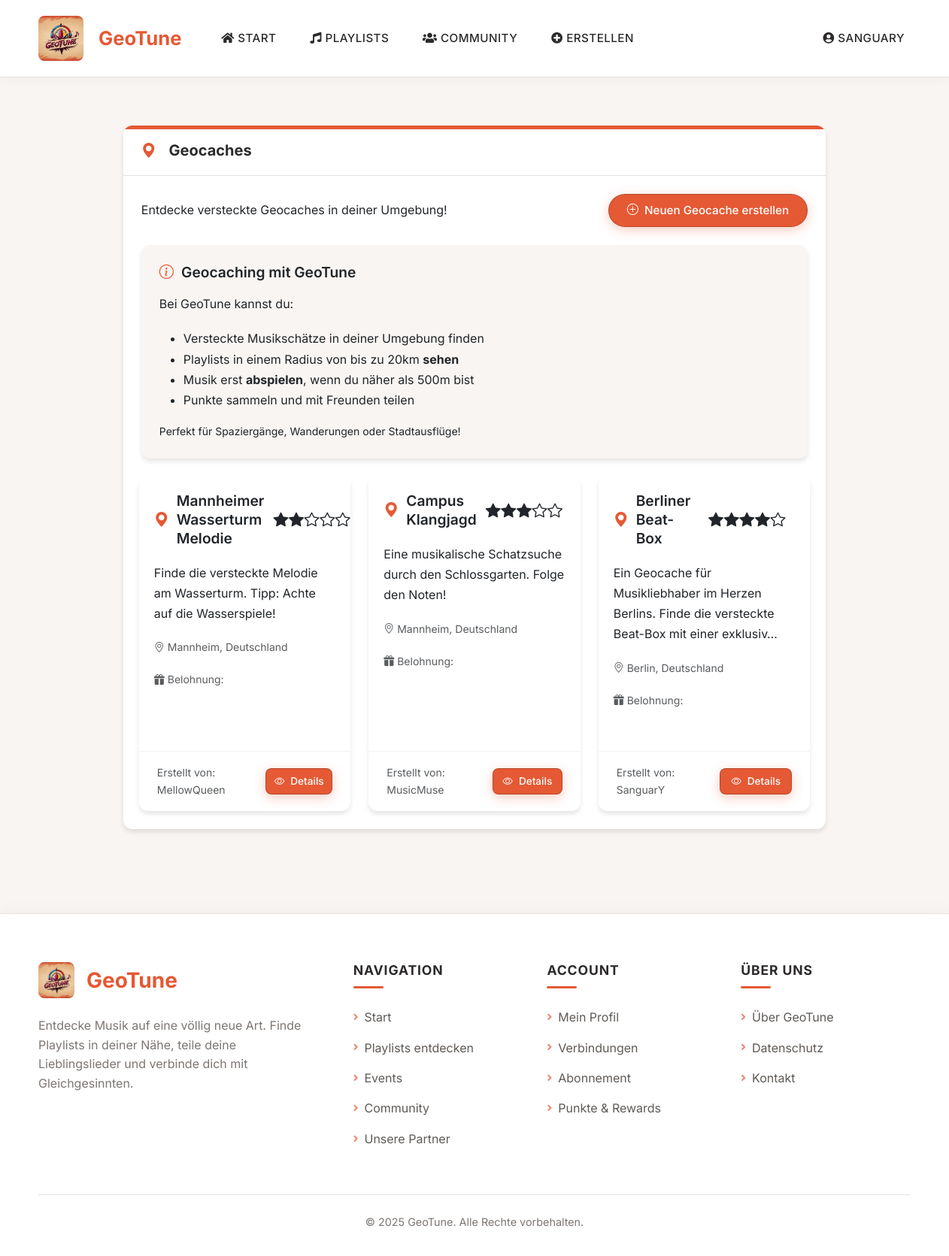
The page /geocaches/ (signed in) on the database its author committed.
### geotune/models.py (models this page shows, shortened)
class Nutzer(AbstractUser):
    bio = models.TextField(blank=True)
    profilbild = models.ImageField(upload_to='profile_pics/', blank=True, null=True)
    premium_status = models.BooleanField(default=False)

class Geocache(models.Model):
    SCHWIERIGKEITEN = [
        (1, 'Sehr einfach'),
        (2, 'Einfach'),
        (3, 'Mittel'),
        (4, 'Schwer'),
        (5, 'Sehr schwer')
    ]
    name = models.CharField(max_length=100)
    beschreibung = models.TextField()
    koordinaten = models.ForeignKey(Standort, on_delete=models.CASCADE, related_name='geocaches')
    schwierigkeit = models.IntegerField(choices=SCHWIERIGKEITEN, default=3)
    belohnung = models.CharField(max_length=255, blank=True)
    erstellt_von = models.ForeignKey(Nutzer, on_delete=models.CASCADE, related_name='erstellte_geocaches')
    finder = models.ManyToManyField(Nutzer, through='GeocacheFund', related_name='gefundene_geocaches')

class Standort(models.Model):
    breitengrad = models.FloatField()
    laengengrad = models.FloatField()
    adresse = models.CharField(max_length=255, blank=True)
    stadt = models.CharField(max_length=100, blank=True)
    land = models.CharField(max_length=100, blank=True)
    beschreibung = models.TextField(blank=True)

### geotune/views.py (the view)
# urls.py: path('geocaches/', views.geocache_liste, name='geocache_liste'),
@login_required
def geocache_liste(request):
    try:
        geocaches = Geocache.objects.all().select_related('koordinaten', 'erstellt_von')
        try:
            gefundene_ids = GeocacheFund.objects.filter(nutzer=request.user).values_list('geocache_id', flat=True)
            gefundene_ids = list(gefundene_ids)
        except Exception as e:
            logger = logging.getLogger(__name__)
            logger.error(f"Error getting geocache finds: {str(e)}")
            gefundene_ids = []
    except Exception as e:
        logger = logging.getLogger(__name__)
        logger.error(f"Error accessing Geocache table: {str(e)}")
        geocaches = []
        gefundene_ids = []
    return render(request, 'geotune/geocache_liste.html', {
        'geocaches': geocaches,
        'gefundene_ids': gefundene_ids
    })

### geotune/context_processors.py (called while the page is built)
def verbindungsanfragen(request):
    anzahl = 0
    if request.user.is_authenticated:
        anzahl = request.user.erhaltene_verbindungen.filter(status='angefragt').count()
    return {'anzahl_verbindungsanfragen': anzahl}

### geotune/templates/geotune/geocache_liste.html (shortened to what this page needs)
{% extends 'geotune/base.html' %}
{% load static %}
{% block content %}
<div class="container mt-4">
    <div class="row">
        <div class="col-lg-10 mx-auto">
            <div class="card mb-4">
                <div class="custom-card-header">
                    <h5 class="mb-0"><i class="bi bi-geo-alt-fill"></i> Geocaches</h5>
                </div>
                <div class="card-body">
                    <div class="d-flex justify-content-between align-items-center mb-4">
                        <p class="mb-0">Entdecke versteckte Geocaches in deiner Umgebung!</p>
                        <a href="{% url 'geocache_erstellen' %}" class="btn btn-primary">
                            <i class="bi bi-plus-circle"></i> Neuen Geocache erstellen
                        </a>
                    </div>
                    <div class="card bg-light mb-4">
                        <div class="card-body">
                            <h5 class="card-title"><i class="bi bi-info-circle text-primary"></i> Geocaching mit GeoTune</h5>
                            <p class="card-text">Bei GeoTune kannst du:</p>
                            <ul>
                                <li>Versteckte Musikschätze in deiner Umgebung finden</li>
                                <li>Playlists in einem Radius von bis zu 20km <strong>sehen</strong></li>
                                <li>Musik erst <strong>abspielen</strong>, wenn du näher als 500m bist</li>
                                <li>Punkte sammeln und mit Freunden teilen</li>
                            </ul>
                            <p class="card-text small">Perfekt für Spaziergänge, Wanderungen oder Stadtausflüge!</p>
                        </div>
                    </div>
                    {% if geocaches|default:False and geocaches|length > 0 %}
                        <div class="row">
                            {% for geocache in geocaches %}
                            <div class="col-md-6 col-lg-4">
                                <div class="card geocache-card h-100 {% if geocache.id in gefundene_ids %}found{% endif %}">
                                    <div class="card-header d-flex justify-content-between align-items-center">
                                        <h5 class="card-title mb-0">
                                            <i class="bi bi-geo-alt-fill text-primary"></i>
                                            {{ geocache.name }}
                                        </h5>
                                        <span class="badge bg-{{ geocache.schwierigkeit|stringformat:'d'|add:'-schwierigkeit' }}">
                                            {% for i in "12345"|make_list %}{% if forloop.counter <= geocache.schwierigkeit %}<i class="bi bi-star-fill text-dark"></i>{% else %}<i class="bi bi-star text-dark"></i>{% endif %}{% endfor %}
                                        </span>
                                    </div>
                                    <div class="card-body">
                                        <p class="card-text">{{ geocache.beschreibung|truncatechars:100 }}</p>
                                        <p class="small text-muted">
                                            <i class="bi bi-geo-alt"></i> {{ geocache.koordinaten.stadt }}, {{ geocache.koordinaten.land }}
                                        </p>
                                        <p class="small text-muted">
                                            <i class="bi bi-gift-fill"></i> Belohnung: {{ geocache.belohnung }}
                                        </p>
                                    </div>
                                    <div class="card-footer d-flex justify-content-between align-items-center">
                                        <small class="text-muted">
                                            Erstellt von: {{ geocache.erstellt_von.username }}
                                        </small>
                                        <a href="{% url 'geocache_detail' geocache_id=geocache.id %}" class="btn btn-sm btn-primary">
                                            <i class="bi bi-eye"></i> Details
                                        </a>
                                    </div>
                                </div>
                            </div>
                            {% endfor %}
                        </div>
                    {% endif %}
                </div>
            </div>
        </div>
    </div>
</div>
{% endblock %}

### geotune/templates/geotune/base.html (shortened to what this page needs)
<!DOCTYPE html>
<html lang="de">
<head>
    <link href="https://cdn.jsdelivr.net/npm/bootstrap@5.3.2/dist/css/bootstrap.min.css" rel="stylesheet">
    <link rel="stylesheet" href="https://cdn.jsdelivr.net/npm/bootstrap-icons@1.11.1/font/bootstrap-icons.css">
    <link rel="stylesheet" href="https://cdnjs.cloudflare.com/ajax/libs/font-awesome/5.15.4/css/all.min.css">
    {% load static %}
    <link rel="stylesheet" href="{% static 'geotune/css/style.css' %}">
    <link rel="stylesheet" href="https://unpkg.com/leaflet@1.7.1/dist/leaflet.css">
</head>
<body>
    <nav class="navbar navbar-expand-lg">
        <div class="container">
            <a class="navbar-brand" href="{% url 'index' %}">
                {% load static %}
                <div class="d-flex align-items-center">
                    <img src="{% static 'media/GeoTune_Logo.jpg' %}" alt="GeoTune Logo" class="navbar-logo">
                    <span class="ms-2">GeoTune</span>
                </div>
            </a>
            <div class="collapse navbar-collapse" id="navbarNav">
                <ul class="navbar-nav me-auto">
                    <li class="nav-item">
                        <a class="nav-link" href="{% url 'index' %}">
                            <i class="fas fa-home"></i> Start
                        </a>
                    </li>
                    {% if user.is_authenticated %}
                        <li class="nav-item dropdown">
                            <a class="nav-link" href="#" id="playlistsDropdown" role="button"
                               data-bs-toggle="dropdown" aria-expanded="false">
                                <i class="fas fa-music"></i> Playlists
                            </a>
                        </li>
                        <li class="nav-item dropdown">
                            <a class="nav-link" href="#" id="communityDropdown" role="button"
                               data-bs-toggle="dropdown" aria-expanded="false">
                                <i class="fas fa-users"></i> Community
                            </a>
                        </li>
                        <li class="nav-item dropdown">
                            <a class="nav-link" href="#" id="navbarDropdown" role="button"
                               data-bs-toggle="dropdown" aria-expanded="false">
                                <i class="fas fa-plus-circle"></i> Erstellen
                            </a>
                        </li>
                    {% endif %}
                </ul>
                <ul class="navbar-nav">
                    {% if user.is_authenticated %}
                        <li class="nav-item dropdown">
                            <a class="nav-link" href="#" id="userDropdown" role="button"
                               data-bs-toggle="dropdown" aria-expanded="false">
                                <i class="fas fa-user-circle"></i> {{ user.username }}
                            </a>
                        </li>
                    {% endif %}
                </ul>
            </div>
        </div>
    </nav>
    <main class="container py-4">
        {% block content %}{% endblock %}
    </main>
    <footer class="footer">
        <div class="container">
            <div class="footer-container">
                <div class="footer-brand">
                    <div class="footer-logo">
                        <img src="{% static 'media/GeoTune_Logo.jpg' %}" alt="GeoTune Logo">
                        <h3>GeoTune</h3>
                    </div>
                    <p class="footer-description">
                        Entdecke Musik auf eine völlig neue Art. Finde Playlists in deiner Nähe, teile deine Lieblingslieder und verbinde dich mit Gleichgesinnten.
                    </p>
                </div>
                <div class="footer-columns">
                    <div class="footer-column">
                        <h5 class="footer-title">Navigation</h5>
                        <ul class="footer-links">
                            <li><a href="{% url 'index' %}"><i class="fas fa-angle-right"></i> Start</a></li>
                            {% if user.is_authenticated %}
                                <li><a href="{% url 'playlists_in_der_naehe' %}"><i class="fas fa-angle-right"></i> Playlists entdecken</a></li>
                                <li><a href="{% url 'events' %}"><i class="fas fa-angle-right"></i> Events</a></li>
                                <li><a href="{% url 'nutzer_empfehlungen' %}"><i class="fas fa-angle-right"></i> Community</a></li>
                                <li><a href="{% url 'partner' %}"><i class="fas fa-angle-right"></i> Unsere Partner</a></li>
                            {% endif %}
                        </ul>
                    </div>
                    <div class="footer-column">
                        <h5 class="footer-title">Account</h5>
                        <ul class="footer-links">
                            {% if user.is_authenticated %}
                                <li><a href="{% url 'nutzerprofil' %}"><i class="fas fa-angle-right"></i> Mein Profil</a></li>
                                <li><a href="{% url 'verbindungen' %}"><i class="fas fa-angle-right"></i> Verbindungen</a></li>
                                <li><a href="{% url 'abonnement_verwalten' %}"><i class="fas fa-angle-right"></i> Abonnement</a></li>
                                <li><a href="{% url 'gamification' %}"><i class="fas fa-angle-right"></i> Punkte & Rewards</a></li>
                            {% else %}
                                <li><a href="{% url 'login' %}"><i class="fas fa-angle-right"></i> Anmelden</a></li>
                                <li><a href="{% url 'register' %}"><i class="fas fa-angle-right"></i> Registrieren</a></li>
                            {% endif %}
                        </ul>
                    </div>
                    <div class="footer-column">
                        <h5 class="footer-title">Über uns</h5>
                        <ul class="footer-links">
                            <li><a href="{% url 'ueber_uns' %}"><i class="fas fa-angle-right"></i> Über GeoTune</a></li>
                            <li><a href="{% url 'datenschutz' %}"><i class="fas fa-angle-right"></i> Datenschutz</a></li>
                            <li><a href="{% url 'kontakt' %}"><i class="fas fa-angle-right"></i> Kontakt</a></li>
                        </ul>
                    </div>
                </div>
            </div>
            <div class="footer-bottom text-center">
                <p>&copy; 2025 GeoTune. Alle Rechte vorbehalten.</p>
            </div>
        </div>
    </footer>
</body>
</html>

### geotune/templates/geotune/geocache_liste.html (style rules this page uses)
.custom-card-header { position: relative; padding: 1.25rem 1.5rem; display: flex; align-items: center; border-bottom: 1px solid var(--gray-200); font-weight: 600; }
.custom-card-header::before { content: ''; position: absolute; top: 0; left: 0; width: 100%; height: 5px; background-color: var(--primary); }
.custom-card-header h5 { margin-bottom: 0; color: var(--dark); }
.custom-card-header i { margin-right: 0.75rem; color: var(--primary); }
.badge.bg-2-schwierigkeit { color: #212529; }
.badge.bg-3-schwierigkeit { color: #212529; }
.badge.bg-4-schwierigkeit { color: #212529; }
.geocache-card { transition: transform 0.2s, box-shadow 0.2s; margin-bottom: 1.5rem; }
.geocache-card .card-header { border-bottom: none; padding: 1.25rem 1.25rem 0.5rem; }
.geocache-card .card-body { padding: 0.75rem 1.25rem; }
.geocache-card .card-footer { background-color: transparent; border-top: 1px solid rgba(0,0,0,0.05); }

### rows shown on the page
Nutzer: username "SANGUARY"
Geocache: name "Mannheimer Wasserturm Melodie", schwierigkeit 2 (drawn), beschreibung "Finde die versteckte Melodie am Wasserturm. Tipp: Achte auf die Wasserspiele!", koordinaten.stadt "Mannheim", koordinaten.land "Deutschland", erstellt_von.username "MellowQueen"
Geocache: name "Campus Klangjagd", schwierigkeit 3 (drawn), beschreibung "Eine musikalische Schatzsuche durch den Schlossgarten. Folge den Noten!", koordinaten.stadt "Mannheim", koordinaten.land "Deutschland", erstellt_von.username "MusicMuse"
Geocache: name "Berliner Beat-Box", schwierigkeit 4 (drawn), beschreibung "Ein Geocache für Musikliebhaber im Herzen Berlins. Finde die versteckte Beat-Box mit einer exklusiv…", koordinaten.stadt "Berlin", koordinaten.land "Deutschland", erstellt_von.username "SanguarY"
